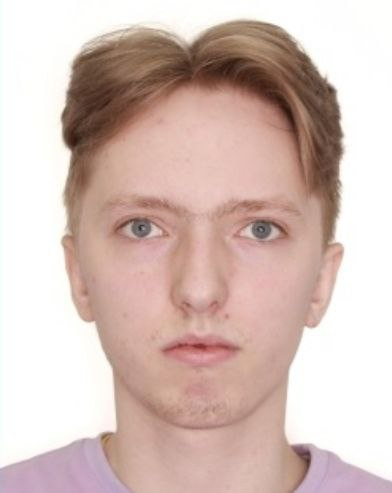
#> input picture Lab8/demchenko.jpg, 392 x 493 px
$ python LR_8_task_5.py
#> lines starting #> are read from the running program, lines starting #| are printed output that depends on the picture
import cv2 as cv
from matplotlib import pyplot as plt

img = cv.imread('demchenko.jpg', 0)
#> img: shape (493, 392); min 27, max 255, mean 197.1
img2 = img.copy()
template = cv.imread('demchenko_face.png', 0)
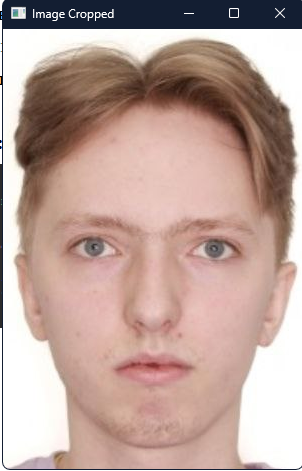
#> input picture Lab8/demchenko_face.png, 302 x 471 px
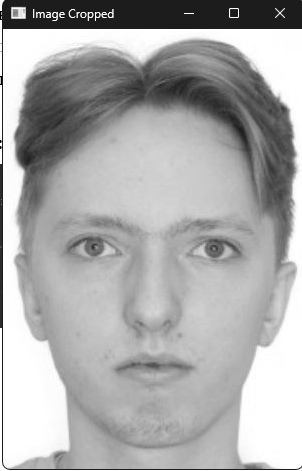
#> template: shape (471, 302); min 0, max 255, mean 170.6
w, h = template.shape[::-1]
#> w = 302; h = 471
# All the 6 methods for comparison in a list
methods = ['cv.TM_CCOEFF', 'cv.TM_CCOEFF_NORMED', 'cv.TM_CCORR',
           'cv.TM_CCORR_NORMED', 'cv.TM_SQDIFF', 'cv.TM_SQDIFF_NORMED']

for meth in methods:
    img = img2.copy()
    method = eval(meth)
    # Apply template Matching
    res = cv.matchTemplate(img, template, method)
    min_val, max_val, min_loc, max_loc = cv.minMaxLoc(res)
    # If the method is TM_SQDIFF or TM_SQDIFF_NORMED, take minimum
    if method in [cv.TM_SQDIFF, cv.TM_SQDIFF_NORMED]:
        top_left = min_loc
    else:
        top_left = max_loc
    bottom_right = (top_left[0] + w, top_left[1] + h)
    cv.rectangle(img, top_left, bottom_right, 15, 2)
    plt.subplot(121), plt.imshow(res, cmap='gray')
    plt.title('Matching Result'), plt.xticks([]), plt.yticks([])
    plt.subplot(122), plt.imshow(img, cmap='gray')
    plt.title('Detected Point'), plt.xticks([]), plt.yticks([])
    plt.suptitle(meth)
    plt.show()
#> this loop made 6 passes
#> (min_val, max_val, min_loc, top_left, bottom_right) on passes 1 to 4: (15744170, 184103456, (0, 11), (48, 0), (350, 471)), (0.0329, 0.379, (0, 11), (48, 0), (350, 471)), (4.41e+09, 4.62e+09, (64, 22), (0, 0), (302, 471)), (0.905, 0.936, (0, 9), (48, 0), (350, 471))
#> (min_val, max_val, max_loc, top_left, bottom_right) on passes 5 to 6: (632880384, 991692544, (0, 4), (48, 0), (350, 471)), (0.129, 0.195, (0, 7), (48, 0), (350, 471))
#> pass 1, `res = cv.matchTemplate(img, template, method)`:
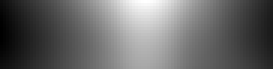
#> res: shape (23, 91) float32 (shown 3 times larger); min 15744170, max 184103456, mean 84753456; drawn with min black and max white
#> pass 1, `plt.show()`:
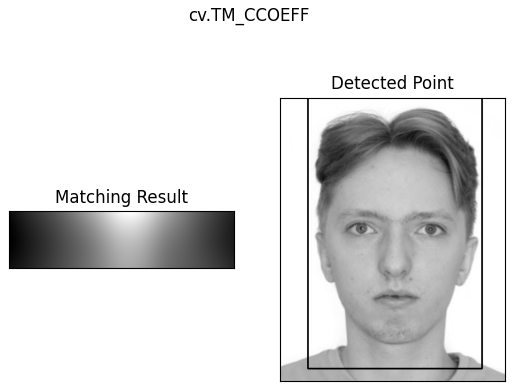
#> figure drawn by matplotlib, 2 panels
#> pass 3, `res = cv.matchTemplate(img, template, method)`:
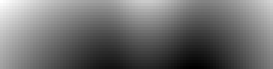
#> res: shape (23, 91) float32 (shown 3 times larger); min 4.41e+09, max 4.62e+09, mean 4.5e+09; drawn with min black and max white
#> after the loop:
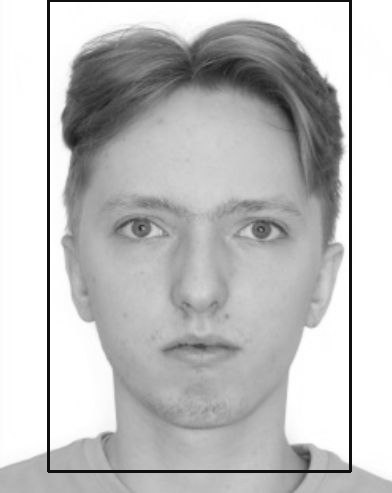
#> img: shape (493, 392); min 15, max 255, mean 192.1
#> after the loop:
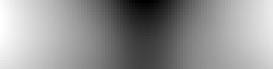
#> res: shape (23, 91) float32 (shown 3 times larger); min 0.129, max 0.195, mean 0.167; drawn with min black and max white
